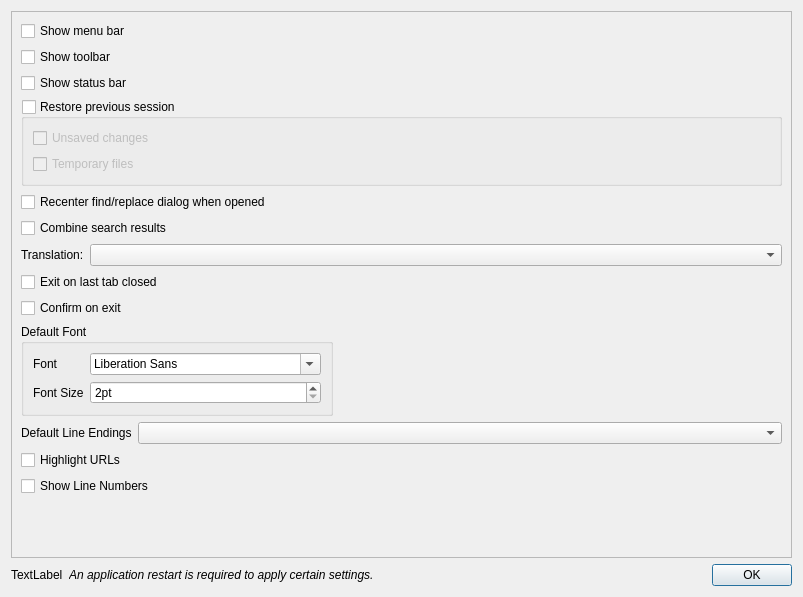
<?xml version="1.0" encoding="UTF-8"?>
<ui version="4.0">
 <class>PreferencesDialog</class>
 <widget class="QDialog" name="PreferencesDialog">
  <property name="geometry">
   <rect>
    <x>0</x>
    <y>0</y>
    <width>803</width>
    <height>597</height>
   </rect>
  </property>
  <property name="windowTitle">
   <string>Preferences</string>
  </property>
  <layout class="QVBoxLayout" name="verticalLayout">
   <item>
    <widget class="QScrollArea" name="scrollArea">
     <property name="widgetResizable">
      <bool>true</bool>
     </property>
     <widget class="QWidget" name="scrollAreaWidgetContents">
      <property name="geometry">
       <rect>
        <x>0</x>
        <y>0</y>
        <width>783</width>
        <height>545</height>
       </rect>
      </property>
      <layout class="QVBoxLayout" name="verticalLayout_4">
       <item>
        <layout class="QVBoxLayout" name="verticalLayout_2">
         <item>
          <widget class="QCheckBox" name="checkBoxMenuBar">
           <property name="text">
            <string>Show menu bar</string>
           </property>
          </widget>
         </item>
         <item>
          <widget class="QCheckBox" name="checkBoxToolBar">
           <property name="text">
            <string>Show toolbar</string>
           </property>
          </widget>
         </item>
         <item>
          <widget class="QCheckBox" name="checkBoxStatusBar">
           <property name="text">
            <string>Show status bar</string>
           </property>
          </widget>
         </item>
         <item>
          <widget class="QGroupBox" name="gbxRestorePreviousSession">
           <property name="title">
            <string>Restore previous session</string>
           </property>
           <property name="checkable">
            <bool>true</bool>
           </property>
           <property name="checked">
            <bool>false</bool>
           </property>
           <layout class="QVBoxLayout" name="verticalLayout_3">
            <item>
             <widget class="QCheckBox" name="checkBoxUnsavedFiles">
              <property name="text">
               <string>Unsaved changes</string>
              </property>
             </widget>
            </item>
            <item>
             <widget class="QCheckBox" name="checkBoxRestoreTempFiles">
              <property name="text">
               <string>Temporary files</string>
              </property>
             </widget>
            </item>
           </layout>
          </widget>
         </item>
        </layout>
       </item>
       <item>
        <widget class="QCheckBox" name="checkBoxRecenterSearchDialog">
         <property name="text">
          <string>Recenter find/replace dialog when opened</string>
         </property>
        </widget>
       </item>
       <item>
        <widget class="QCheckBox" name="checkBoxCombineSearchResults">
         <property name="text">
          <string>Combine search results</string>
         </property>
        </widget>
       </item>
       <item>
        <layout class="QFormLayout" name="formLayout">
         <property name="labelAlignment">
          <set>Qt::AlignLeading|Qt::AlignLeft|Qt::AlignVCenter</set>
         </property>
         <property name="formAlignment">
          <set>Qt::AlignLeading|Qt::AlignLeft|Qt::AlignTop</set>
         </property>
         <item row="0" column="1">
          <widget class="QComboBox" name="comboBoxTranslation"/>
         </item>
         <item row="0" column="0">
          <widget class="QLabel" name="label">
           <property name="text">
            <string>Translation:</string>
           </property>
          </widget>
         </item>
        </layout>
       </item>
       <item>
        <widget class="QCheckBox" name="checkBoxExitOnLastTabClosed">
         <property name="text">
          <string>Exit on last tab closed</string>
         </property>
        </widget>
       </item>
       <item>
        <widget class="QCheckBox" name="checkBoxConfirmOnExit">
         <property name="text">
          <string>Confirm on exit</string>
         </property>
        </widget>
       </item>
       <item>
        <layout class="QHBoxLayout" name="horizontalLayout">
         <item>
          <widget class="QGroupBox" name="groupBox">
           <property name="title">
            <string>Default Font</string>
           </property>
           <layout class="QFormLayout" name="formLayout_2">
            <item row="1" column="0">
             <widget class="QLabel" name="label_2">
              <property name="text">
               <string>Font</string>
              </property>
             </widget>
            </item>
            <item row="1" column="1">
             <widget class="QFontComboBox" name="fcbDefaultFont"/>
            </item>
            <item row="3" column="0">
             <widget class="QLabel" name="label_3">
              <property name="text">
               <string>Font Size</string>
              </property>
             </widget>
            </item>
            <item row="3" column="1">
             <widget class="QSpinBox" name="spbDefaultFontSize">
              <property name="suffix">
               <string>pt</string>
              </property>
              <property name="minimum">
               <number>2</number>
              </property>
              <property name="maximum">
               <number>48</number>
              </property>
             </widget>
            </item>
           </layout>
          </widget>
         </item>
         <item>
          <spacer name="horizontalSpacer">
           <property name="orientation">
            <enum>Qt::Horizontal</enum>
           </property>
           <property name="sizeHint" stdset="0">
            <size>
             <width>40</width>
             <height>20</height>
            </size>
           </property>
          </spacer>
         </item>
        </layout>
       </item>
       <item>
        <layout class="QFormLayout" name="formLayout_3">
         <item row="0" column="0">
          <widget class="QLabel" name="label_4">
           <property name="text">
            <string>Default Line Endings</string>
           </property>
          </widget>
         </item>
         <item row="0" column="1">
          <widget class="QComboBox" name="comboBoxLineEndings"/>
         </item>
        </layout>
       </item>
       <item>
        <widget class="QCheckBox" name="checkBoxHighlightURLs">
         <property name="text">
          <string>Highlight URLs</string>
         </property>
        </widget>
       </item>
       <item>
        <widget class="QCheckBox" name="checkBoxShowLineNumbers">
         <property name="text">
          <string>Show Line Numbers</string>
         </property>
        </widget>
       </item>
       <item>
        <spacer name="verticalSpacer">
         <property name="orientation">
          <enum>Qt::Vertical</enum>
         </property>
         <property name="sizeHint" stdset="0">
          <size>
           <width>20</width>
           <height>40</height>
          </size>
         </property>
        </spacer>
       </item>
      </layout>
     </widget>
    </widget>
   </item>
   <item>
    <layout class="QHBoxLayout" name="layoutAppRestart">
     <item>
      <widget class="QLabel" name="labelAppRestartIcon">
       <property name="text">
        <string>TextLabel</string>
       </property>
      </widget>
     </item>
     <item>
      <widget class="QLabel" name="labelAppRestart">
       <property name="font">
        <font>
         <italic>true</italic>
        </font>
       </property>
       <property name="text">
        <string>An application restart is required to apply certain settings.</string>
       </property>
      </widget>
     </item>
     <item>
      <widget class="QDialogButtonBox" name="buttonBox">
       <property name="orientation">
        <enum>Qt::Horizontal</enum>
       </property>
       <property name="standardButtons">
        <set>QDialogButtonBox::Ok</set>
       </property>
      </widget>
     </item>
    </layout>
   </item>
  </layout>
 </widget>
 <resources/>
 <connections>
  <connection>
   <sender>buttonBox</sender>
   <signal>accepted()</signal>
   <receiver>PreferencesDialog</receiver>
   <slot>accept()</slot>
   <hints>
    <hint type="sourcelabel">
     <x>792</x>
     <y>553</y>
    </hint>
    <hint type="destinationlabel">
     <x>157</x>
     <y>274</y>
    </hint>
   </hints>
  </connection>
  <connection>
   <sender>buttonBox</sender>
   <signal>rejected()</signal>
   <receiver>PreferencesDialog</receiver>
   <slot>reject()</slot>
   <hints>
    <hint type="sourcelabel">
     <x>792</x>
     <y>553</y>
    </hint>
    <hint type="destinationlabel">
     <x>286</x>
     <y>274</y>
    </hint>
   </hints>
  </connection>
 </connections>
</ui>
